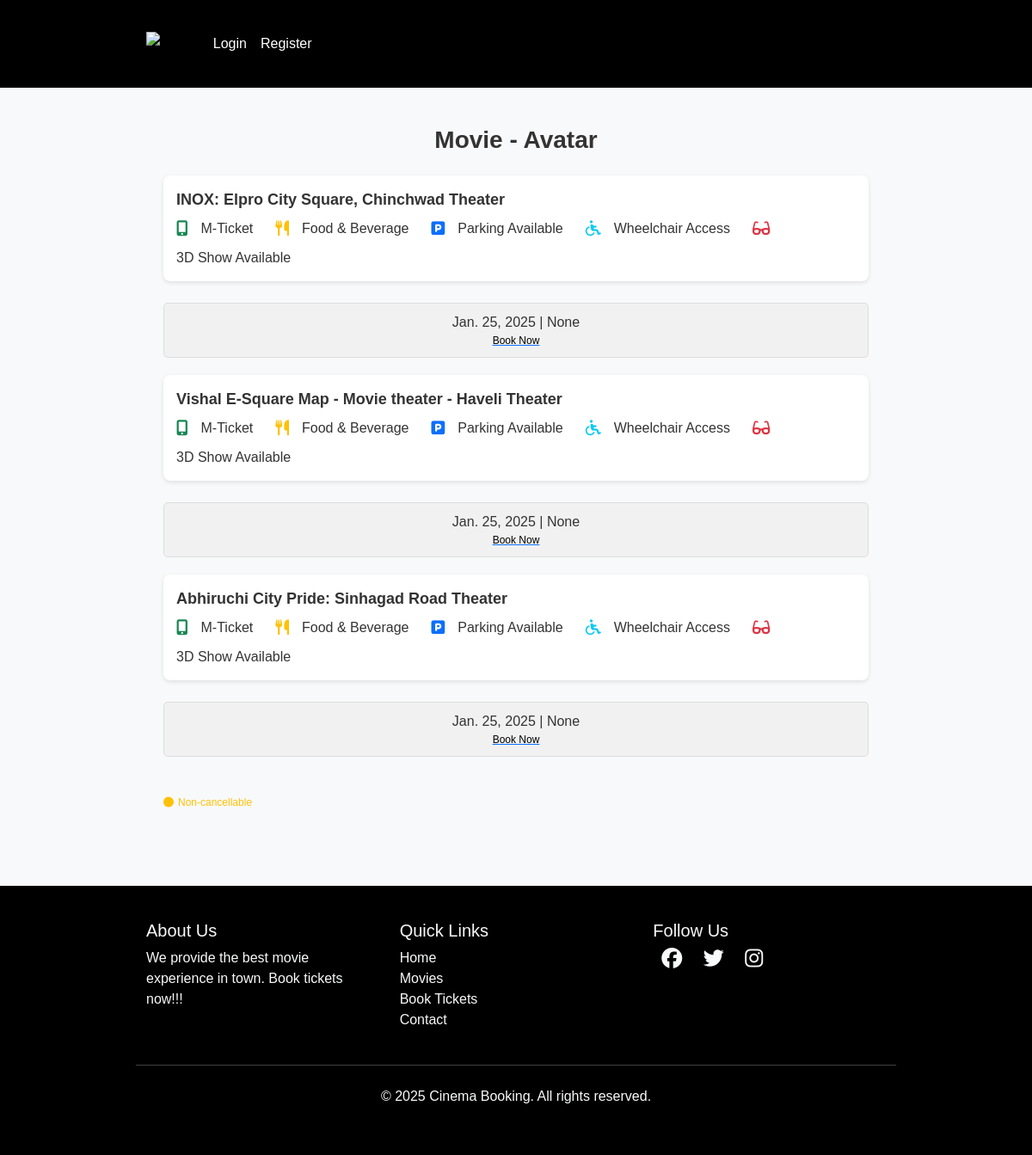
/movies/1/theaters, run on the app's committed database.
### movies/models.py (models this page shows, shortened)
class Movie(models.Model):
    name = models.CharField(max_length = 255)
    image = models.ImageField(upload_to = "movies/")
    rating = models.DecimalField(max_digits = 3, decimal_places = 1)
    cast = models.TextField()
    description = models.TextField(blank = True, null = True) #optional

class Theater(models.Model):
    name = models.CharField(max_length = 255)
    movie = models.ForeignKey(Movie, on_delete = models.CASCADE)
    date = models.DateField()  # Date of the show; Ensure the Theater model includes a date field to store the show date; nsure that date is stored in the database for filtering.
    time = models.TimeField()  # Show timing
    total_seats = models.IntegerField(default=100)  # Set a default value
    base_price = models.DecimalField(max_digits=6, decimal_places=2, default=300.00)  # Default price

### movies/views.py (the view)
# urls.py: path('<int:movie_id>/theaters', views.theater_list, name = 'theater_list'),
def theater_list(request, movie_id):
    movie = get_object_or_404(Movie, id = movie_id)
    theaters = Theater.objects.filter(movie = movie).order_by('date')
    return render(request, 'movies/theater_list.html', {'movie': movie, 'theaters': theaters})

### templates/movies/theater_list.html (shortened to what this page needs)
{% extends "users/basic.html" %}
{% block content %}
  <body>
    <div class="container">
      <div class="movie-title">Movie - {{ movie.name }}</div>
      {% if theaters %}
        {% for theaters in theaters %}
        <div class="theatre-info">
          <div>
            <strong>{{ theaters.name }} Theater</strong>
            <div class="info-icons mt-2">
              <i class="fas fa-mobile-alt text-success"></i> M-Ticket
              <i class="fas fa-utensils text-warning ms-3"></i> Food & Beverage
              <i class="fas fa-parking text-primary ms-3"></i> Parking Available
              <i class="fas fa-wheelchair text-info ms-3"></i> Wheelchair Access
              <i class="fas fa-glasses text-danger ms-3"></i> 3D Show Available
            </div>
          </div>
        </div>
        <div class="show-times">
          <div class="time-box">
            {{ theaters.date }} |
            {{ theaters.time }}
            <a href="{% url 'book_Seats' theaters.id %}">
              <span>Book Now</span>
            </a>
          </div>
        </div>
        {% endfor %}
      {% else %}
        <div class="no-theaters mt-4">
          <p>Sorry, no theaters are available for this movie at the moment.</p>
        </div>
      {% endif %}
      <div class="non-cancellable mt-4">
        <i class="fas fa-circle text-warning"></i> Non-cancellable
      </div>
    </div>
  </body>
{% endblock %}

### templates/users/basic.html (style rules this page uses)
body { font-family: 'Segoe UI', Tahoma, Geneva, Verdana, sans-serif; background-color: rgb(255, 255, 255); }

### templates/movies/theater_list.html (style rules this page uses)
body { font-family: Arial, sans-serif; background-color: #f8f9fa; color: #333; margin: 0; padding: 0; }
.container { padding: 20px; max-width: 900px; margin: 0 auto; }
.movie-title { font-size: 28px; font-weight: bold; text-align: center; margin-bottom: 20px; }
.theatre-info { display: flex; justify-content: space-between; align-items: center; padding: 15px; background-color: #fff; border-radius: 8px; box-shadow: 0 2px 5px rgba(0, 0, 0, 0.1); margin-bottom: 15px; flex-wrap: wrap; }
.theatre-info strong { font-size: 18px; flex: 1; }
.info-icons { display: flex; flex-wrap: wrap; align-items: center; justify-content: flex-start; gap: 10px; margin-top: 10px; flex: 2; }
.info-icons i { margin-right: 5px; font-size: 18px; }
.show-times { display: flex; justify-content: space-between; padding: 10px 0; flex-wrap: wrap; }
.time-box { border: 1px solid #ddd; border-radius: 5px; padding: 10px 20px; text-align: center; background-color: #f1f1f1; margin-bottom: 10px; flex: 1; min-width: 100px; transition: transform 0.3s ease, background-color 0.3s ease; }
.time-box span { display: block; font-size: 12px; color: black; }
.non-cancellable { color: #ffc107; font-size: 12px; margin-top: 20px; display: flex; align-items: center; }
.non-cancellable i { margin-right: 5px; }

### data on the page
Movie: name "Avatar"
Theater: name "INOX: Elpro City Square, Chinchwad", date "Jan. 25, 2025", time "None"
Theater: name "Vishal E-Square Map - Movie theater - Haveli", date "Jan. 25, 2025", time "None"
Theater: name "Abhiruchi City Pride: Sinhagad Road", date "Jan. 25, 2025", time "None"
